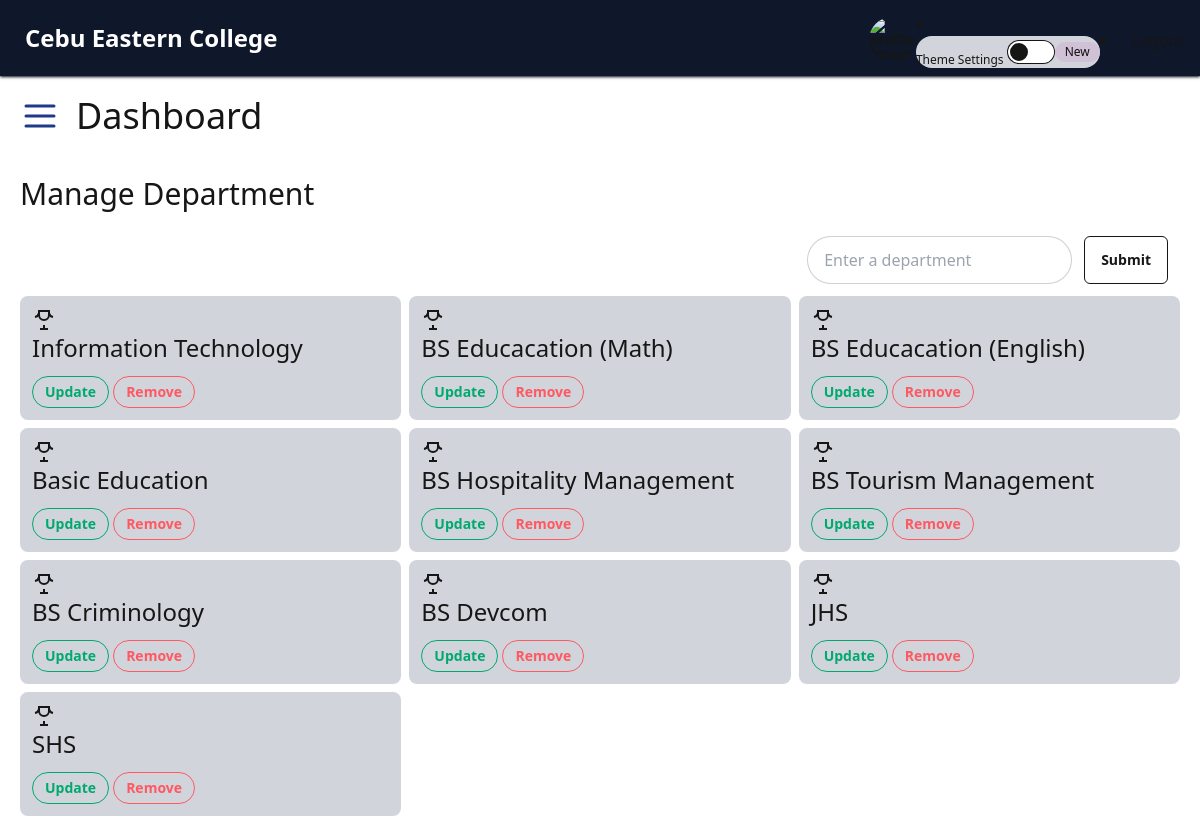
/admin/manage_department.php, run on the app's committed database.
### tables this page shows
CREATE TABLE `tbldepartment` (
  `department_id` int(11) NOT NULL,
  `department_name` varchar(255) NOT NULL
);

### admin/manage_department.php (the view, shortened to what this page needs)
<?php
$selectedDept = "";
$departmentList = displayDepartment();
?>
<?php
include('../admin/header.php');
?>
<!DOCTYPE html>
<html lang="en">
<head>
</head>
<body>
  <div class="p-5">
    <div>
      <h1 class="text-3xl mb-3">Manage Department</h1>
    </div>
    <div class="flex justify-end items-end p-3">
      <form
        action="<?php echo htmlspecialchars($_SERVER['PHP_SELF']); ?>"
        method="post"
        class="flex justify-center items-center gap-3">
        <div>
          <input type="text"
            name="department"
            placeholder="Enter a department"
            autocomplete="off"
            value="<?php echo htmlspecialchars($selectedDept); ?>" required
            class="input input-bordered w-full max-w-xs" />
        </div>
        <div>
          <input
            type="submit"
            value="Submit"
            class="btn btn-md btn-outline rounded-md cursor-pointer w-full max-w-xs" />
        </div>
      </form>
    </div>
    <div id="departmentlist">
      <?php if (count($departmentList) > 0): ?>
        <div class="grid grid-cols-3 gap-2">
          <?php foreach ($departmentList as $index => $listDepartment): ?>
            <div class="p-3 rounded-lg bg-base-300 skeleton">
              <div>
                <svg width="24" height="24" viewBox="0 0 24 24" fill="none" xmlns="http://www.w3.org/2000/svg" stroke="currentColor" stroke-width="2"
                  class="animate-bounce">
                  <path d="M8 21h8M12 17v4M7 3h10v4a5 5 0 0 1-10 0V3z" />
                  <path d="M3 9a5 5 0 0 0 4-4M21 9a5 5 0 0 1-4-4" />
                </svg>
                <h1 class="text-2xl"><?php echo htmlspecialchars($listDepartment['department_name']); ?></h1>
              </div>
              <div class="flex justify-start items-center gap-1 mt-3">
                <a class="btn btn-sm btn-outline btn-success" href="<?php echo htmlspecialchars($_SERVER['PHP_SELF']); ?>?edit=<?php echo $listDepartment['department_id']; ?>">Update</a>
                <a class="btn btn-sm btn-outline btn-error" href="<?php echo htmlspecialchars($_SERVER['PHP_SELF']); ?>?delete=<?php echo $listDepartment['department_id']; ?>" onclick="return confirm(`Are you sure you want to delete this department ?`);">
                  Remove
                </a>
              </div>
            </div>
          <?php endforeach; ?>
        </div>
      <?php else: ?>
        <div class="no-department">No Department Available</div>
      <?php endif; ?>
    </div>
  </div>
</body>
</html>
<?php
function displayDepartment()
{
  global $conn;
  try {
    $sql = "SELECT department_id, department_name FROM tbldepartment";
    $stmt = $conn->prepare($sql);
    $stmt->execute();
    $result = $stmt->get_result();
    $departmentList = [];
    if ($result->num_rows > 0) {
      while ($row = $result->fetch_assoc()) {
        $departmentList[] = $row;
      }
    }
    return $departmentList;
  } catch (mysqli_sql_exception $e) {
    error_log("Error fetching department: " . $e->getMessage());
    return [];
  }
}
?>

### data on the page
tbldepartment: department_name "Information Technology"
tbldepartment: department_name "BS Educacation (Math)"
tbldepartment: department_name "BS Educacation (English)"
tbldepartment: department_name "Basic Education"
tbldepartment: department_name "BS Hospitality Management"
tbldepartment: department_name "BS Tourism Management"
tbldepartment: department_name "BS Criminology"
tbldepartment: department_name "BS Devcom"
tbldepartment: department_name "JHS"
tbldepartment: department_name "SHS"
